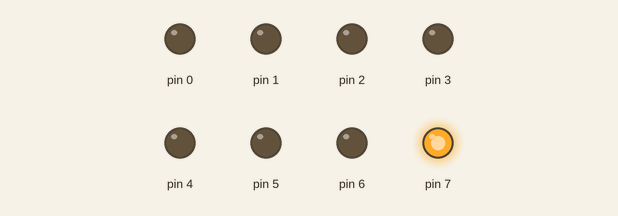
A sketch run on a simulated Arduino Uno, built with avr-gcc and run on an emulated ATmega328P. Shown: output pins drawn as LEDs (lit = HIGH).

Above: at 0.05 s.
At 0.35 s:
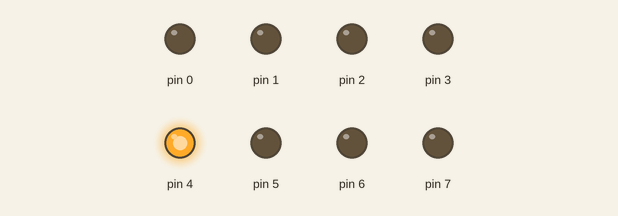
At 0.75 s:
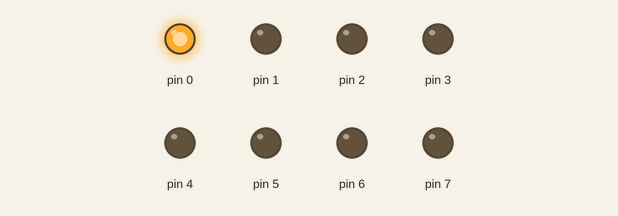
At 1.45 s:
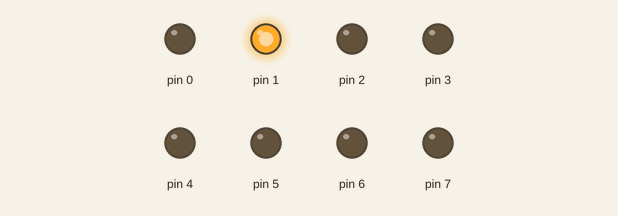
At 2.15 s:
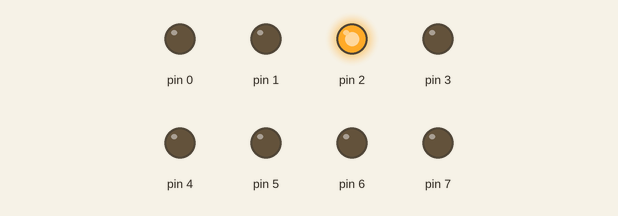
At 2.85 s:
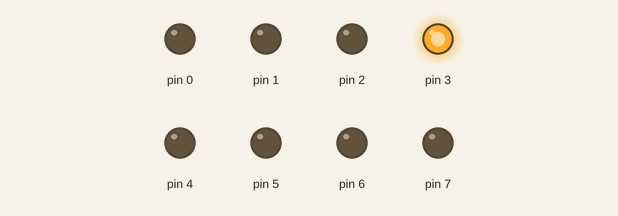
Timing chart, 0 to 3.1 s (numbered marks = the images above):
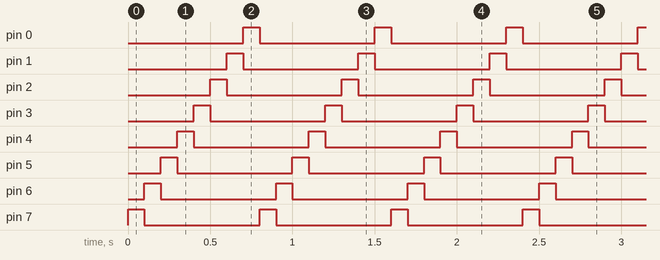

The sketch:

led_8_RtoL.ino
```cpp
void setup() {
  // put your setup code here, to run once:
  int x;
  for(x = 0; x < 8; x++) {
    pinMode(x, OUTPUT);
  }
}

void loop() {
  // put your main code here, to run repeatedly:
  int y = 128;
  int i;

  for(i = 0; i < 8; i++) {
    PORTD = y;
    y = y >> 1;
    delay(100);
  }
}
```

Measured:
- by itself, pin 0–7: alternates HIGH for 0.10 s and LOW for 0.70 s
- by itself, everything shown: repeats every 0.80 s, in 8 steps
